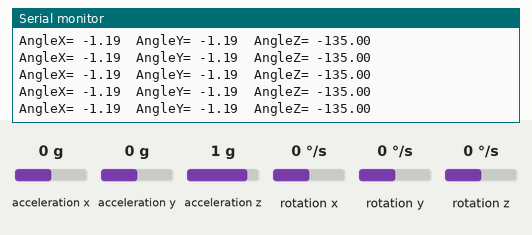
This sketch was run on a simulated Arduino Uno, built with avr-gcc and run on an emulated ATmega328P. On the bench: the last lines printed to the serial monitor. Wiring (inferred from the names in the program): MPU-6050 motion sensor at I2C address 0x68. Inputs (shaded band) come from the test bench; at power-on: acceleration x 0 g, acceleration z 1 g, acceleration y 0 g, rotation x 0 °/s, rotation y 0 °/s, rotation z 0 °/s.

Above: at 1.2 s.
1.3 s: acceleration x set to -1.4 g
At 1.47 s:
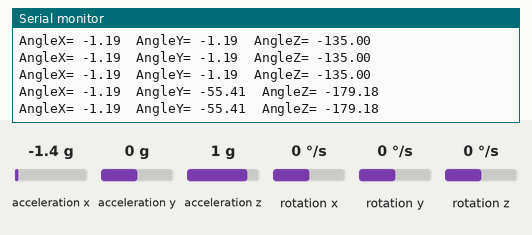
4.3 s: acceleration z set to -1.4 g
At 4.44 s:
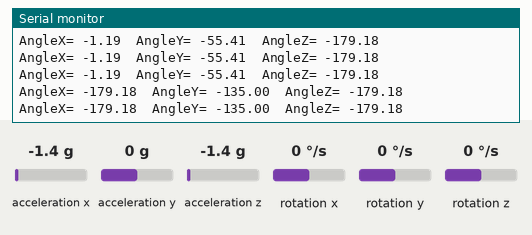
7.3 s: acceleration y set to 0.8 g
At 7.34 s:
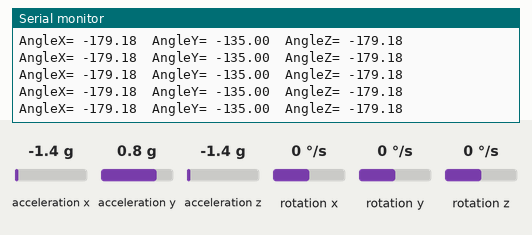
10.3 s: acceleration x set to 0 g
At 10.33 s:
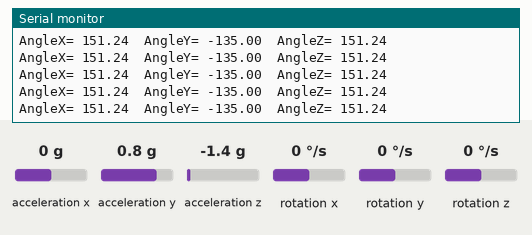
13.3 s: acceleration y set to 0 g
At 13.3 s:
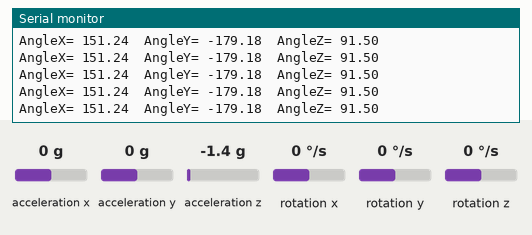
16.3 s: acceleration z set to 0.8 g
At 16.35 s:
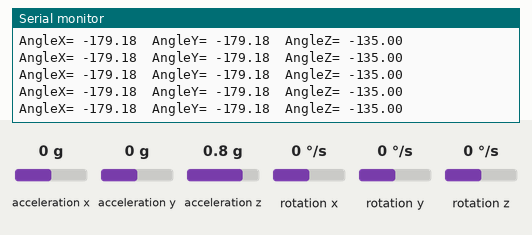
Timing chart, 0 to 19.3 s (numbered marks = the images above; inputs shaded):
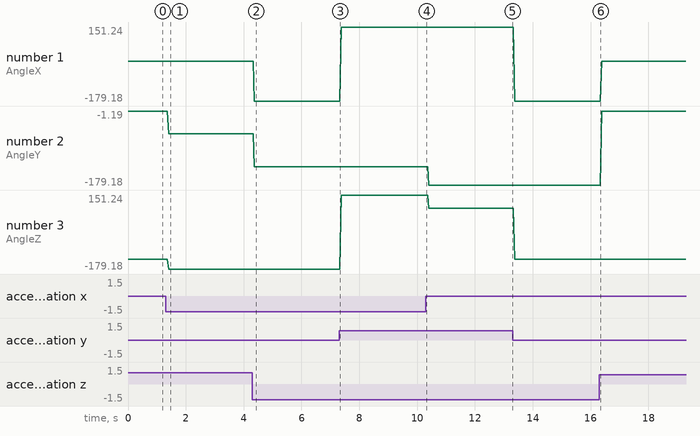

The sketch:

angle.ino
```cpp
#include <Wire.h>

const int MPU_addr=0x68; int16_t AcX,AcY,AcZ,Tmp,GyX,GyY,GyZ;

int minVal=265; int maxVal=402;

double x; double y; double z;

void setup(){ Wire.begin(); Wire.beginTransmission(MPU_addr);
Wire.write(0x6B); Wire.write(0);
Wire.endTransmission(true);
Serial.begin(9600);
}
void loop(){
Wire.beginTransmission(MPU_addr);
Wire.write(0x3B);
Wire.endTransmission(false);
Wire.requestFrom(MPU_addr,14,true);
AcX=Wire.read()<<8|Wire.read();
AcY=Wire.read()<<8|Wire.read();
AcZ=Wire.read()<<8|Wire.read();
int xAng = map(AcX,minVal,maxVal,-90,90);
int yAng = map(AcY,minVal,maxVal,-90,90);
int zAng = map(AcZ,minVal,maxVal,-90,90);

x= RAD_TO_DEG * (atan2(-yAng, -zAng)+PI); y= RAD_TO_DEG * (atan2(-xAng, -zAng)+PI); z= RAD_TO_DEG * (atan2(-yAng, -xAng)+PI);
if(x>=180&&x<360){
  x=-(360-x);
}

if(y>=180&&y<360){
  y=-(360-y);
}

if(z>=180&&z<360){
  z=-(360-z);
}
Serial.print("AngleX= "); Serial.print(x);
Serial.print('\t');

Serial.print("AngleY= "); Serial.print(y);
Serial.print('\t');

Serial.print("AngleZ= "); Serial.println(z);  //delay(1000);
}


/*//////////////////////////////////////////////////////////////////////////////////////

//Gyro - Arduino UNO R3
//VCC  -  5V
//GND  -  GND
//SDA  -  A4
//SCL  -  A5
//INT - port-2

#include <Wire.h>
//Declaring some global variables
int gyro_x, gyro_y, gyro_z;
long gyro_x_cal, gyro_y_cal, gyro_z_cal;
boolean set_gyro_angles;

long acc_x, acc_y, acc_z, acc_total_vector;
float angle_roll_acc, angle_pitch_acc;

float angle_pitch, angle_roll;
int angle_pitch_buffer, angle_roll_buffer;
float angle_pitch_output, angle_roll_output;

long loop_timer;
int temp;

void setup() {
  Wire.begin();                                                        //Start I2C as master
  setup_mpu_6050_registers();                                          //Setup the registers of the MPU-6050
  for (int cal_int = 0; cal_int < 1000 ; cal_int ++){                  //Read the raw acc and gyro data from the MPU-6050 for 1000 times
    read_mpu_6050_data();
    gyro_x_cal += gyro_x;                                              //Add the gyro x offset to the gyro_x_cal variable
    gyro_y_cal += gyro_y;                                              //Add the gyro y offset to the gyro_y_cal variable
    gyro_z_cal += gyro_z;                                              //Add the gyro z offset to the gyro_z_cal variable
    delay(3);                                                          //Delay 3us to have 250Hz for-loop
  }

  // divide by 1000 to get avarage offset
  gyro_x_cal /= 1000;
  gyro_y_cal /= 1000;
  gyro_z_cal /= 1000;
  Serial.begin(9600);
  loop_timer = micros();                                               //Reset the loop timer
}

void loop(){

  read_mpu_6050_data();
 //Subtract the offset values from the raw gyro values
  gyro_x -= gyro_x_cal;
  gyro_y -= gyro_y_cal;
  gyro_z -= gyro_z_cal;

  //Gyro angle calculations . Note 0.0000611 = 1 / (250Hz x 65.5)
  angle_pitch += gyro_x * 0.0000611;                                   //Calculate the traveled pitch angle and add this to the angle_pitch variable
  angle_roll += gyro_y * 0.0000611;                                    //Calculate the traveled roll angle and add this to the angle_roll variable
  //0.000001066 = 0.0000611 * (3.142(PI) / 180degr) The Arduino sin function is in radians
  angle_pitch += angle_roll * sin(gyro_z * 0.000001066);               //If the IMU has yawed transfer the roll angle to the pitch angel
  angle_roll -= angle_pitch * sin(gyro_z * 0.000001066);               //If the IMU has yawed transfer the pitch angle to the roll angel

  //Accelerometer angle calculations
  acc_total_vector = sqrt((acc_x*acc_x)+(acc_y*acc_y)+(acc_z*acc_z));  //Calculate the total accelerometer vector
  //57.296 = 1 / (3.142 / 180) The Arduino asin function is in radians
  angle_pitch_acc = asin((float)acc_y/acc_total_vector)* 57.296;       //Calculate the pitch angle
  angle_roll_acc = asin((float)acc_x/acc_total_vector)* -57.296;       //Calculate the roll angle

  angle_pitch_acc -= 0.0;                                              //Accelerometer calibration value for pitch
  angle_roll_acc -= 0.0;                                               //Accelerometer calibration value for roll

  if(set_gyro_angles){                                                 //If the IMU is already started
    angle_pitch = angle_pitch * 0.9996 + angle_pitch_acc * 0.0004;     //Correct the drift of the gyro pitch angle with the accelerometer pitch angle
    angle_roll = angle_roll * 0.9996 + angle_roll_acc * 0.0004;        //Correct the drift of the gyro roll angle with the accelerometer roll angle
  }
  else{                                                                //At first start
    angle_pitch = angle_pitch_acc;                                     //Set the gyro pitch angle equal to the accelerometer pitch angle
    angle_roll = angle_roll_acc;                                       //Set the gyro roll angle equal to the accelerometer roll angle
    set_gyro_angles = true;                                            //Set the IMU started flag
  }

  //To dampen the pitch and roll angles a complementary filter is used
  angle_pitch_output = angle_pitch_output * 0.9 + angle_pitch * 0.1;   //Take 90% of the output pitch value and add 10% of the raw pitch value
  angle_roll_output = angle_roll_output * 0.9 + angle_roll * 0.1;      //Take 90% of the output roll value and add 10% of the raw roll value
  Serial.print(" | Angle  = "); Serial.println(angle_pitch_output);

 while(micros() - loop_timer < 4000);                                 //Wait until the loop_timer reaches 4000us (250Hz) before starting the next loop
 loop_timer = micros();//Reset the loop timer

}


void setup_mpu_6050_registers(){
  //Activate the MPU-6050
  Wire.beginTransmission(0x68);                                        //Start communicating with the MPU-6050
  Wire.write(0x6B);                                                    //Send the requested starting register
  Wire.write(0x00);                                                    //Set the requested starting register
  Wire.endTransmission();
  //Configure the accelerometer (+/-8g)
  Wire.beginTransmission(0x68);                                        //Start communicating with the MPU-6050
  Wire.write(0x1C);                                                    //Send the requested starting register
  Wire.write(0x10);                                                    //Set the requested starting register
  Wire.endTransmission();
  //Configure the gyro (500dps full scale)
  Wire.beginTransmission(0x68);                                        //Start communicating with the MPU-6050
  Wire.write(0x1B);                                                    //Send the requested starting register
  Wire.write(0x08);                                                    //Set the requested starting register
  Wire.endTransmission();
}


void read_mpu_6050_data(){                                             //Subroutine for reading the raw gyro and accelerometer data
  Wire.beginTransmission(0x68);                                        //Start communicating with the MPU-6050
  Wire.write(0x3B);                                                    //Send the requested starting register
  Wire.endTransmission();                                              //End the transmission
  Wire.requestFrom(0x68,14);                                           //Request 14 bytes from the MPU-6050
  while(Wire.available() < 14);                                        //Wait until all the bytes are received
  acc_x = Wire.read()<<8|Wire.read();
  acc_y = Wire.read()<<8|Wire.read();
  acc_z = Wire.read()<<8|Wire.read();
  temp = Wire.read()<<8|Wire.read();
  gyro_x = Wire.read()<<8|Wire.read();
  gyro_y = Wire.read()<<8|Wire.read();
  gyro_z = Wire.read()<<8|Wire.read();
}*/
```

Measured:
- after the input at 1.3 s, the serial monitor: prints a new line after 0.11 s (image 1)
- after the input at 4.3 s, the serial monitor: prints a new line after 0.07 s (image 2)
- plotted number 1: -179.18 → 151.24 after the input at 7.3 s, -179.18 → -1.5 after the input at 16.3 s
- plotted number 2: -1.19 → -55.41 after the input at 1.3 s, -179.18 → -1.5 after the input at 16.3 s
- plotted number 3: -135 → -179.18 after the input at 1.3 s, -179.18 → 151.24 after the input at 7.3 s, 151.24 → 91.5 after the input at 10.3 s
